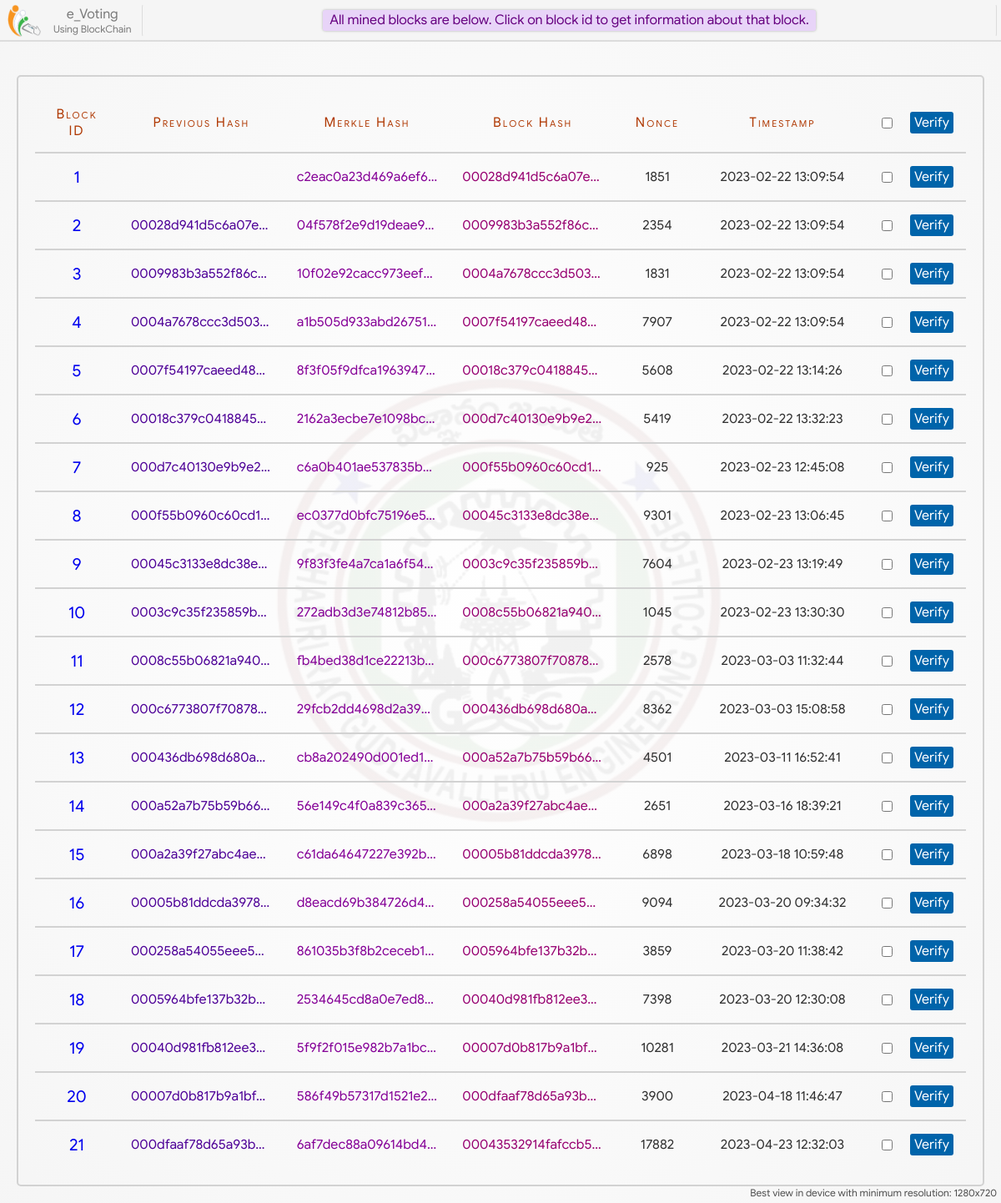
Screenshot of /blockchain/ with the database file from the repository.
### home/models.py (models this page shows)
class Block(models.Model):
    prev_hash = models.CharField(max_length=100, blank=True)
    merkle_hash = models.CharField(max_length=100, blank=True)
    this_hash = models.CharField(max_length=100, blank=True)
    nonce = models.IntegerField(null=True)
    timestamp = models.DateTimeField(auto_now_add=True)

### home/views.py (the view)
# urls.py: path('blockchain/', views.blockchain, name='blockchain'),
def blockchain(request):
    blocks = Block.objects.all()
    return render(request, 'blockchain.html', {'blocks':blocks})

### home/templates/blockchain.html (shortened to what this page needs)
{% extends 'base.html' %}
{% load static %}
{% block head %}
    <link rel="stylesheet" type="text/css" href="{% static 'css/blockchain.css' %}">
{% endblock %}
{% block main_content %}
<div class="blocks">
    <table class="mine-block-result">
        <tr class="table-header">
            <td>Block ID</td>
            <td>Previous Hash</td>
            <td>Merkle Hash</td>
            <td>Block Hash</td>
            <td>Nonce</td>
            <td>Timestamp</td>
            <td> <div class="verify-button" title="Click to verify selected Blocks"> <input type="checkbox" onchange="verifySelect(this)"> <span onclick="verifyBlock(this)">Verify</span> </div> </td>
        </tr>
        {% if blocks %}
        {% for block in blocks %}
        <tr id="{{ block.id }}">
            <td> <a class="block-info-link" href="/block-info/?id={{block.id}}"> {{ block.id }} </a> </td>
            <td title="{{ block.prev_hash }}" style="color: rgb(78, 0, 151);">{{ block.prev_hash }}</td>
            <td title="{{ block.merkle_hash }}" style="color: rgb(133, 0, 151);">{{ block.merkle_hash }}</td>
            <td title="{{ block.this_hash }}" style="color: rgb(151, 0, 113);">{{ block.this_hash }}</td>
            <td>{{ block.nonce }}</td>
            <td>{{ block.timestamp|date:"Y-m-d" }} {{ block.timestamp|time:"H:i:s" }}</td>
            <td> <div class="verify-button" title="Click to verify this Block"> <input type="checkbox" onchange="verifySelect(this)"> <span onclick="verifyBlock(this)">Verify</span> </div> </td>
        </tr>
        {% endfor %}
        {% else %}
        <tr>
            <td colspan="7">No Blocks</td>
        </tr>
        {% endif %}
    </table>
</div>
{% endblock %}

### home/templates/base.html (shortened to what this page needs)
{% load static %}
<!DOCTYPE html>
<html lang="en">
<head>
    <link rel="stylesheet" type="text/css" href="{% static 'css/animations.css' %}">
    <link rel="stylesheet" type="text/css" href="{% static 'css/loading.css' %}">
    <link rel="stylesheet" type="text/css" href="{% static 'css/base.css' %}">
    <link rel="stylesheet" type="text/css" href="{% static 'css/home.css' %}">
    <link rel="stylesheet" type="text/css" href="{% static 'css/candidate-profile.css' %}">
    <link rel="stylesheet" type="text/css" href="{% static 'css/voting.css' %}">
    <link rel="stylesheet" type="text/css" href="{% static 'css/final-status.css' %}">
    {% block head %}{% endblock %}
</head>
<body>
    <div class="gradient"></div>
    <div class="main-content">
        {% block main_content %}{% endblock %}
    </div>
    <div class="header">
            <div class="logo" title="Navigation Bar">
                <img style="height: 40px; width: 40px; margin: auto;" src="{% static 'images/logo.png' %}">
                <div class="logo-text">
                    <span class="logo-text" style="font-size: 16px;">e_Voting</span>
                    <span class="logo-text" style="font-size: 12px;">Using BlockChain</span>
                </div>
            </div>
            <div class="status-box">
            </div>
    </div>
    <div class="view-msg">Best view in device with minimum resolution: 1280x720</div>
</body>
</html>

### home/static/css/base.css (style rules this page uses)
* { box-sizing: border-box; font-family: calibri; font-size: 20px; }
a { text-decoration: none; }
html, body { display: flex; padding: 0; margin: 0; width: 100%; min-height: 100%; }
body { display: flex; flex-direction: column; background: url('../images/vote-bg.jpg'); background-position: center; background-repeat: no-repeat; background-size: cover; background-attachment: fixed; }
.gradient { position: fixed; top: 0; left: 0; height: 100%; width: 100%; background: radial-gradient(rgba(255,255,255, 0.95), rgba(245,245,245, 0.95)); background-attachment: fixed; z-index: -10; }
.header { position: fixed; top: 0px; left: 0px; height: 50px; padding: 5px; padding-left: 0; display: flex; width: 100%; background: rgb(245, 245, 245, 0.95); border-bottom: 2px solid rgba(0,0,0,0.1); z-index: 7; }
.header > .logo { display: flex; min-width: 170px; width: max-content; padding-right: 3px; cursor: pointer; }
.header > .logo > .logo-text { margin: auto; color: rgba(0,0,0,0.5); margin-left: 5px; display: flex; flex-direction: column; text-align: center; }
.status-box { overflow: hidden; display: flex; flex-direction: column; margin: auto; flex: 1; border: 1px solid rgba(255, 0, 0, 0); border-left: 1px solid rgba(0,0,0,0.1); border-right: 1px solid rgba(0,0,0,0.1); border-radius: 3px; padding: 4px 10px; height: 39px; }
.main-content { display: flex; margin: auto; margin-top: 70px; min-height: calc(100% - 70px); padding: 20px; width: 100%; }
.view-msg { position: fixed; bottom: 5px; right: 5px; font-size: 12px; color: rgb(80, 80, 80); }

### home/static/css/blockchain.css (style rules this page uses)
.blocks { width: 100%; margin: auto; display: flex; padding: 20px; border: 2px solid rgb(210, 210, 210); border-radius: 5px; }
table.mine-block-result { width: 100%; border-collapse: collapse; word-wrap: break-word; table-layout: fixed; }
table.mine-block-result tr { border-bottom: 2px solid rgb(210, 210, 210); }
table.mine-block-result tr:last-child { border-bottom: none; }
table.mine-block-result td { text-align: center; padding: 15px; color: rgb(49, 49, 49); font-size: 16px; }
table.mine-block-result tr td:first-child { width: 100px; }
table.mine-block-result tr td:nth-child(5) { width: 100px; }
table.mine-block-result tr td:nth-child(6) { width: 200px; }
table.mine-block-result tr td:last-child { text-align: right; width: 120px; letter-spacing: 0; font-variant: normal; }
.verify-button { display: flex; justify-content: space-between; align-items: center; }
.verify-button span { padding: 0; margin: 0; font-size: 16px; background: rgba(0, 100, 170); font-weight: bold; padding: 3px 5px; border-radius: 3px; color: white; cursor: pointer; }
table.mine-block-result tr td:nth-child(2), table.mine-block-result tr td:nth-child(3), table.mine-block-result tr td:nth-child(4) { white-space: nowrap; overflow: hidden !important; text-overflow: ellipsis; }
tr.table-header td { color: #af3700; font-size: 16px; letter-spacing: 2px; font-variant: small-caps; }
.block-info-link { padding: 5px 12px; border-radius: 3px; transition: 0.3s; }

### rows the page displays
Block: id "1", merkle_hash "c2eac0a23d469a6ef6…", this_hash "00028d941d5c6a07e…", nonce "1851", timestamp "2023-02-22", timestamp "13:09:54"
Block: id "2", prev_hash "00028d941d5c6a07e…", merkle_hash "04f578f2e9d19deae9…", this_hash "0009983b3a552f86c…", nonce "2354", timestamp "2023-02-22", timestamp "13:09:54"
Block: id "3", prev_hash "0009983b3a552f86c…", merkle_hash "10f02e92cacc973eef…", this_hash "0004a7678ccc3d503…", nonce "1831", timestamp "2023-02-22", timestamp "13:09:54"
Block: id "4", prev_hash "0004a7678ccc3d503…", merkle_hash "a1b505d933abd26751…", this_hash "0007f54197caeed48…", nonce "7907", timestamp "2023-02-22", timestamp "13:09:54"
Block: id "5", prev_hash "0007f54197caeed48…", merkle_hash "8f3f05f9dfca1963947…", this_hash "00018c379c0418845…", nonce "5608", timestamp "2023-02-22", timestamp "13:14:26"
Block: id "6", prev_hash "00018c379c0418845…", merkle_hash "2162a3ecbe7e1098bc…", this_hash "000d7c40130e9b9e2…", nonce "5419", timestamp "2023-02-22", timestamp "13:32:23"
Block: id "7", prev_hash "000d7c40130e9b9e2…", merkle_hash "c6a0b401ae537835b…", this_hash "000f55b0960c60cd1…", nonce "925", timestamp "2023-02-23", timestamp "12:45:08"
Block: id "8", prev_hash "000f55b0960c60cd1…", merkle_hash "ec0377d0bfc75196e5…", this_hash "00045c3133e8dc38e…", nonce "9301", timestamp "2023-02-23", timestamp "13:06:45"
Block: id "9", prev_hash "00045c3133e8dc38e…", merkle_hash "9f83f3fe4a7ca1a6f54…", this_hash "0003c9c35f235859b…", nonce "7604", timestamp "2023-02-23", timestamp "13:19:49"
Block: id "10", prev_hash "0003c9c35f235859b…", merkle_hash "272adb3d3e74812b85…", this_hash "0008c55b06821a940…", nonce "1045", timestamp "2023-02-23", timestamp "13:30:30"
Block: id "11", prev_hash "0008c55b06821a940…", merkle_hash "fb4bed38d1ce22213b…", this_hash "000c6773807f70878…", nonce "2578", timestamp "2023-03-03", timestamp "11:32:44"
Block: id "12", prev_hash "000c6773807f70878…", merkle_hash "29fcb2dd4698d2a393…", this_hash "000436db698d680a…", nonce "8362", timestamp "2023-03-03", timestamp "15:08:58"
Block: id "13", prev_hash "000436db698d680a…", merkle_hash "cb8a202490d001ed1…", this_hash "000a52a7b75b59b66…", nonce "4501", timestamp "2023-03-11", timestamp "16:52:41"
Block: id "14", prev_hash "000a52a7b75b59b66…", merkle_hash "56e149c4f0a839c365…", this_hash "000a2a39f27abc4ae…", nonce "2651", timestamp "2023-03-16", timestamp "18:39:21"
Block: id "15", prev_hash "000a2a39f27abc4ae…", merkle_hash "c61da64647227e392b…", this_hash "00005b81ddcda3978…", nonce "6898", timestamp "2023-03-18", timestamp "10:59:48"
Block: id "16", prev_hash "00005b81ddcda3978…", merkle_hash "d8eacd69b384726d4…", this_hash "000258a54055eee5…", nonce "9094", timestamp "2023-03-20", timestamp "09:34:32"
Block: id "17", prev_hash "000258a54055eee5…", merkle_hash "861035b3f8b2ceceb1…", this_hash "0005964bfe137b32b…", nonce "3859", timestamp "2023-03-20", timestamp "11:38:42"
Block: id "18", prev_hash "0005964bfe137b32b…", merkle_hash "2534645cd8a0e7ed8…", this_hash "00040d981fb812ee3…", nonce "7398", timestamp "2023-03-20", timestamp "12:30:08"
Block: id "19", prev_hash "00040d981fb812ee3…", merkle_hash "5f9f2f015e982b7a1bc…", this_hash "00007d0b817b9a1bf…", nonce "10281", timestamp "2023-03-21", timestamp "14:36:08"
Block: id "20", prev_hash "00007d0b817b9a1bf…", merkle_hash "586f49b57317d1521e2…", this_hash "000dfaaf78d65a93b2…", nonce "3900", timestamp "2023-04-18", timestamp "11:46:47"
Block: id "21", prev_hash "000dfaaf78d65a93b2…", merkle_hash "6af7dec88a09614bd4…", this_hash "00043532914fafccb5…", nonce "17882", timestamp "2023-04-23", timestamp "12:32:03"
